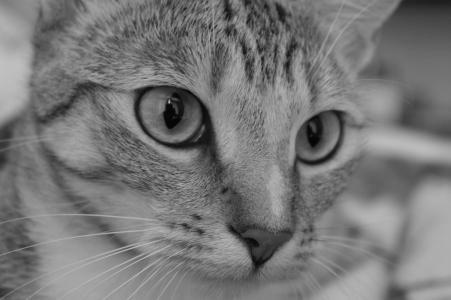
#> input picture lab8/test2.jpg, 451 x 300 px
$ python test3.py
#> lines starting #> are read from the running program, lines starting #| are printed output that depends on the picture
import cv2 as cv
from matplotlib import pyplot as plt

# 参数0表示以灰度图像读入该图片，也就是说在读取的同时就进行了处理
# test.jpg, flower.jpg, cat.jpg
img = cv.imread('test2.jpg', 0)
#> img is the input picture: shape (300, 451); min 0, max 194, mean 119.3
# img.ravel()指最终的直方图将对数据集进行统计，256是统计的区间分布，[0,256]是显示的区间
plt.hist(img.ravel(), 256, [0, 256])
plt.show()
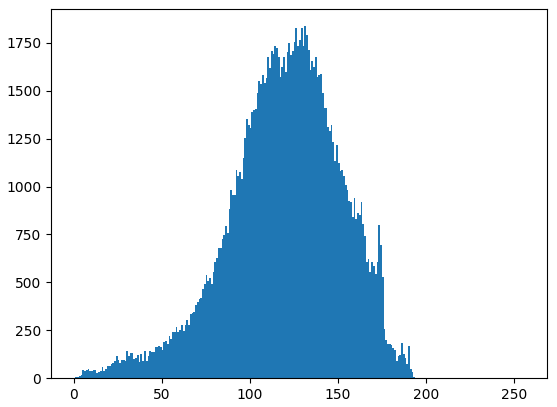
#> figure drawn by matplotlib, 1 panel; tallest bar 1837 high, from x = 131 to 132
